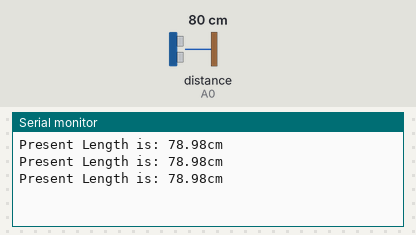
Simulated run of this sketch. Board: Arduino Uno, built with avr-gcc and run on an emulated ATmega328P. On the bench: the last lines printed to the serial monitor. Wiring (inferred from the names in the program): ultrasonic range finder: trigger A1; echo A0. The test bench sets the inputs (shaded band); at power-on: distance to the obstacle (sensor on A0) 80 cm. The echo pulse lasts 58.3 µs per cm.

Above: at 1.3 s.
1.4 s: distance to the obstacle (sensor on A0) set to 2 cm
At 1.9 s:
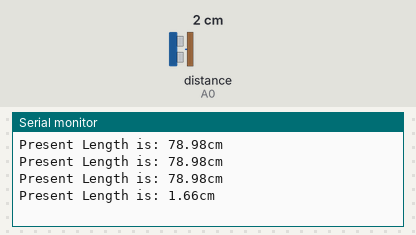
2.9 s: distance to the obstacle (sensor on A0) set to 4 cm
At 3.4 s:
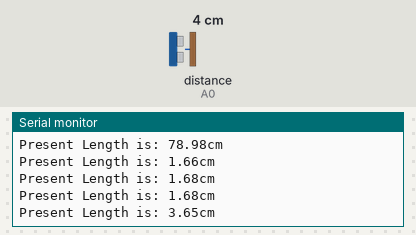
Timing chart, 0 to 5.9 s (numbered marks = the images above; inputs shaded):
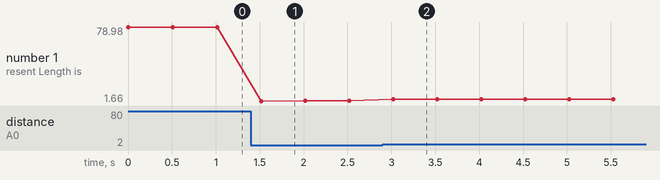

Measured:
- after the input at 1.4 s, the serial monitor: prints a new line after 0.12 s (image 1)
- after the input at 2.9 s, the serial monitor: prints a new line after 0.12 s (image 2)
- plotted number 1: 78.98 → 1.68 after the input at 1.4 s, 1.68 → 3.65 after the input at 2.9 s

The sketch:

distance.ino
```cpp
unsigned int EchoPin = A0;
unsigned int TrigPin = A1;
unsigned long Time_Echo_us = 0;
//Len_mm_X100 = length*100
unsigned long Len_mm_X100  = 0;
unsigned long Len_Integer = 0; //
unsigned int Len_Fraction = 0;

void setup()

{

  Serial.begin(9600);

  pinMode(EchoPin, INPUT);

  pinMode(TrigPin, OUTPUT);

}


void loop()

{
  digitalWrite(TrigPin, HIGH);
  delayMicroseconds(50);
  digitalWrite(TrigPin, LOW);
  Time_Echo_us = pulseIn(EchoPin, HIGH);
  if ((Time_Echo_us < 60000) && (Time_Echo_us > 1))
  {
    Len_mm_X100 = (Time_Echo_us * 34) / 20;
    Len_Integer = Len_mm_X100 / 100;
    Len_Fraction = Len_mm_X100 % 100;
    Serial.print("Present Length is: ");
    Serial.print(Len_Integer, DEC);
    Serial.print(".");
    if (Len_Fraction < 10)
      Serial.print("0");
    Serial.print(Len_Fraction, DEC);
    Serial.println("cm");
  }

  delay(500);


}
```
